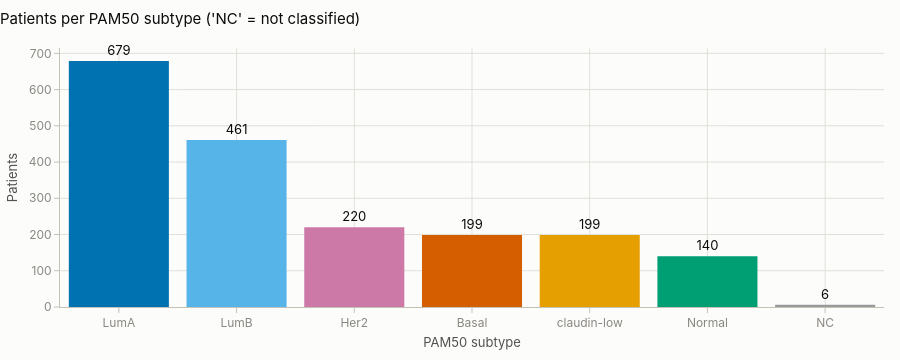

Here is the notebook cell this chart was saved with:
### Markdown cell above
## 3. The cohort at a glance

### 3.1 Molecular subtypes

PAM50 is a gene-expression classifier that sorts breast tumours into intrinsic
subtypes (Luminal A, Luminal B, HER2-enriched, Basal-like, Claudin-low,
Normal-like). It is the main label we use to colour the data; its colours are
fixed for the whole project (colour-blind-safe Okabe–Ito palette).

### Code cell
counts = clinical["pam50_subtype"].value_counts().reindex(SUBTYPE_ORDER)
fig = go.Figure(go.Bar(x=counts.index, y=counts.values, text=counts.values, textposition="outside",
                       marker_color=[SUBTYPE_COLORS[s] for s in counts.index], cliponaxis=False,
                       hovertemplate="%{x}: %{y} patients<extra></extra>"))
fig.update_layout(title="Patients per PAM50 subtype ('NC' = not classified)",
                  xaxis_title="PAM50 subtype", yaxis_title="Patients", height=360)
fig

### Figure 1 — Plotly figure (JSON) as saved in the notebook; plotly's stock layout.template omitted (floating-point values rounded to 4 significant figures)
{"data": [{"cliponaxis": false, "hovertemplate": "%{x}: %{y} patients<extra></extra>", "marker": {"color": ["#0072B2", "#56B4E9", "#CC79A7", "#D55E00", "#E69F00", "#009E73", "#999999"]}, "text": [679.0, 461.0, 220.0, 199.0, 199.0, 140.0, 6.0], "textposition": "outside", "type": "bar", "x": ["LumA", "LumB", "Her2", "Basal", "claudin-low", "Normal", "NC"], "y": [679, 461, 220, 199, 199, 140, 6]}], "layout": {"height": 360, "title": {"text": "Patients per PAM50 subtype ('NC' = not classified)"}, "xaxis": {"title": {"text": "PAM50 subtype"}}, "yaxis": {"title": {"text": "Patients"}}}}
